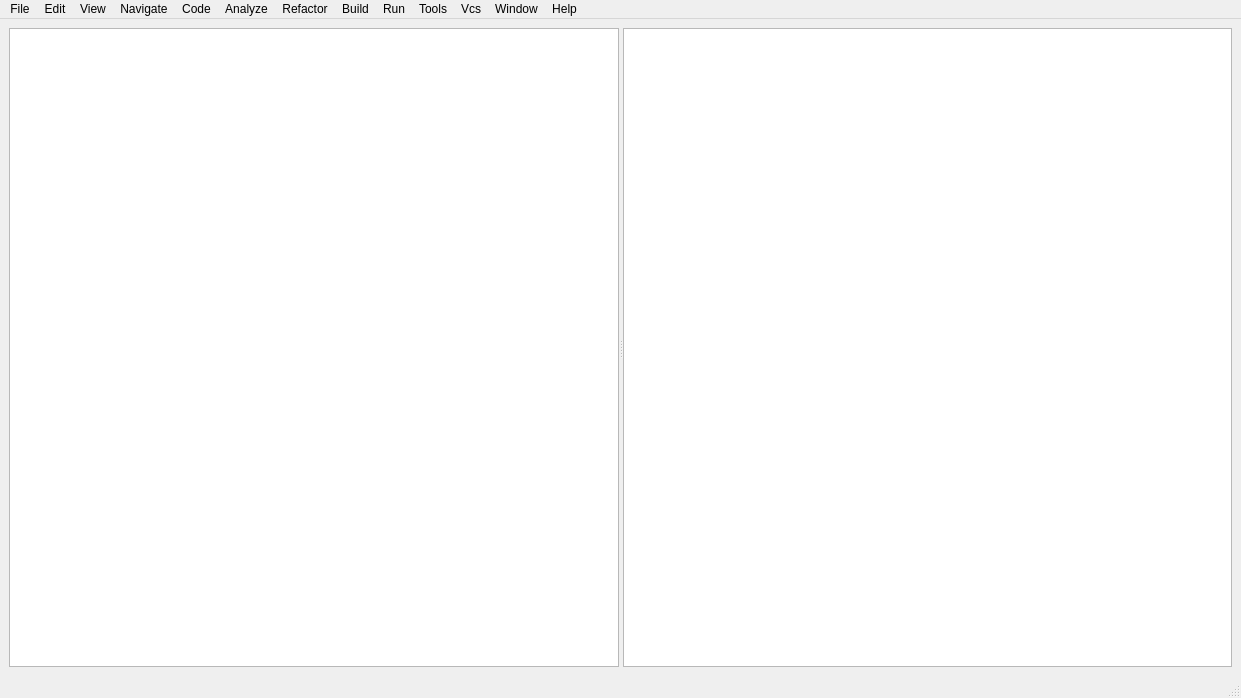
<?xml version="1.0" encoding="UTF-8"?>
<ui version="4.0">
 <class>UiMainWindow</class>
 <widget class="QMainWindow" name="UiMainWindow">
  <property name="geometry">
   <rect>
    <x>0</x>
    <y>0</y>
    <width>1241</width>
    <height>698</height>
   </rect>
  </property>
  <property name="windowTitle">
   <string>MainWindow</string>
  </property>
  <widget class="QWidget" name="centralwidget">
   <layout class="QGridLayout" name="gridLayout">
    <item row="0" column="0">
     <widget class="QSplitter" name="splitter">
      <property name="orientation">
       <enum>Qt::Horizontal</enum>
      </property>
      <widget class="QTextEdit" name="textEdit"/>
      <widget class="QTextEdit" name="textEdit_2"/>
     </widget>
    </item>
   </layout>
  </widget>
  <widget class="QMenuBar" name="menubar">
   <property name="geometry">
    <rect>
     <x>0</x>
     <y>0</y>
     <width>1241</width>
     <height>26</height>
    </rect>
   </property>
   <widget class="QMenu" name="menuFile">
    <property name="minimumSize">
     <size>
      <width>250</width>
      <height>0</height>
     </size>
    </property>
    <property name="title">
     <string>File</string>
    </property>
    <widget class="QMenu" name="menuNew">
     <property name="minimumSize">
      <size>
       <width>250</width>
       <height>0</height>
      </size>
     </property>
     <property name="title">
      <string>New</string>
     </property>
     <addaction name="actionNewProject"/>
     <addaction name="actionImportProject"/>
    </widget>
    <addaction name="menuNew"/>
    <addaction name="actionOpen"/>
    <addaction name="separator"/>
    <addaction name="actionSetting"/>
    <addaction name="separator"/>
    <addaction name="actionModalityDialog"/>
    <addaction name="actionModelessDialog"/>
    <addaction name="actionAboutDialog"/>
    <addaction name="actionConfirmDialog"/>
    <addaction name="actionFileDialog"/>
    <addaction name="separator"/>
    <addaction name="actionExit"/>
   </widget>
   <widget class="QMenu" name="menuEdit">
    <property name="title">
     <string>Edit</string>
    </property>
   </widget>
   <widget class="QMenu" name="menuView">
    <property name="title">
     <string>View</string>
    </property>
   </widget>
   <widget class="QMenu" name="menuNavigate">
    <property name="title">
     <string>Navigate</string>
    </property>
   </widget>
   <widget class="QMenu" name="menuCode">
    <property name="title">
     <string>Code</string>
    </property>
   </widget>
   <widget class="QMenu" name="menuAnalyze">
    <property name="title">
     <string>Analyze</string>
    </property>
   </widget>
   <widget class="QMenu" name="menuRefactor">
    <property name="title">
     <string>Refactor</string>
    </property>
   </widget>
   <widget class="QMenu" name="menuBuild">
    <property name="title">
     <string>Build</string>
    </property>
   </widget>
   <widget class="QMenu" name="menuRun">
    <property name="title">
     <string>Run</string>
    </property>
   </widget>
   <widget class="QMenu" name="menuTools">
    <property name="title">
     <string>Tools</string>
    </property>
   </widget>
   <widget class="QMenu" name="menuVcs">
    <property name="title">
     <string>Vcs</string>
    </property>
   </widget>
   <widget class="QMenu" name="menuWindow">
    <property name="title">
     <string>Window</string>
    </property>
   </widget>
   <widget class="QMenu" name="menuHelp">
    <property name="title">
     <string>Help</string>
    </property>
   </widget>
   <addaction name="menuFile"/>
   <addaction name="menuEdit"/>
   <addaction name="menuView"/>
   <addaction name="menuNavigate"/>
   <addaction name="menuCode"/>
   <addaction name="menuAnalyze"/>
   <addaction name="menuRefactor"/>
   <addaction name="menuBuild"/>
   <addaction name="menuRun"/>
   <addaction name="menuTools"/>
   <addaction name="menuVcs"/>
   <addaction name="menuWindow"/>
   <addaction name="menuHelp"/>
  </widget>
  <widget class="QStatusBar" name="statusbar"/>
  <action name="actionOpen">
   <property name="icon">
    <iconset theme=":/image/v001_24.png"/>
   </property>
   <property name="text">
    <string>Open...</string>
   </property>
  </action>
  <action name="actionSetting">
   <property name="icon">
    <iconset theme=":/image/v016_24.png"/>
   </property>
   <property name="text">
    <string>Setting...</string>
   </property>
   <property name="font">
    <font>
     <underline>false</underline>
    </font>
   </property>
   <property name="shortcut">
    <string>Ctrl+Alt+S</string>
   </property>
  </action>
  <action name="actionNewProject">
   <property name="text">
    <string>New Project...</string>
   </property>
  </action>
  <action name="actionImportProject">
   <property name="text">
    <string>Import Project...</string>
   </property>
  </action>
  <action name="actionModalityDialog">
   <property name="text">
    <string>模态对话框</string>
   </property>
  </action>
  <action name="actionModelessDialog">
   <property name="text">
    <string>非模态对话框</string>
   </property>
  </action>
  <action name="actionAboutDialog">
   <property name="text">
    <string>关于对话框</string>
   </property>
  </action>
  <action name="actionConfirmDialog">
   <property name="text">
    <string>确认对话框</string>
   </property>
  </action>
  <action name="actionFileDialog">
   <property name="text">
    <string>文件对话框</string>
   </property>
  </action>
  <action name="actionExit">
   <property name="text">
    <string>Exit</string>
   </property>
  </action>
 </widget>
 <resources/>
 <connections>
  <connection>
   <sender>actionExit</sender>
   <signal>triggered(bool)</signal>
   <receiver>UiMainWindow</receiver>
   <slot>close()</slot>
   <hints>
    <hint type="sourcelabel">
     <x>-1</x>
     <y>-1</y>
    </hint>
    <hint type="destinationlabel">
     <x>620</x>
     <y>348</y>
    </hint>
   </hints>
  </connection>
 </connections>
</ui>
